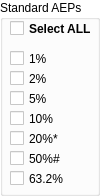
              <widget class="QGroupBox" name="groupBox_SAEP">
               <property name="palette">
                <palette>
                 <active>
                  <colorrole role="WindowText">
                   <brush brushstyle="SolidPattern">
                    <color alpha="255">
                     <red>0</red>
                     <green>0</green>
                     <blue>0</blue>
                    </color>
                   </brush>
                  </colorrole>
                  <colorrole role="Button">
                   <brush brushstyle="SolidPattern">
                    <color alpha="255">
                     <red>255</red>
                     <green>255</green>
                     <blue>255</blue>
                    </color>
                   </brush>
                  </colorrole>
                  <colorrole role="Light">
                   <brush brushstyle="SolidPattern">
                    <color alpha="255">
                     <red>255</red>
                     <green>255</green>
                     <blue>255</blue>
                    </color>
                   </brush>
                  </colorrole>
                  <colorrole role="Midlight">
                   <brush brushstyle="SolidPattern">
                    <color alpha="255">
                     <red>255</red>
                     <green>255</green>
                     <blue>255</blue>
                    </color>
                   </brush>
                  </colorrole>
                  <colorrole role="Dark">
                   <brush brushstyle="SolidPattern">
                    <color alpha="255">
                     <red>127</red>
                     <green>127</green>
                     <blue>127</blue>
                    </color>
                   </brush>
                  </colorrole>
                  <colorrole role="Mid">
                   <brush brushstyle="SolidPattern">
                    <color alpha="255">
                     <red>170</red>
                     <green>170</green>
                     <blue>170</blue>
                    </color>
                   </brush>
                  </colorrole>
                  <colorrole role="Text">
                   <brush brushstyle="SolidPattern">
                    <color alpha="255">
                     <red>0</red>
                     <green>0</green>
                     <blue>0</blue>
                    </color>
                   </brush>
                  </colorrole>
                  <colorrole role="BrightText">
                   <brush brushstyle="SolidPattern">
                    <color alpha="255">
                     <red>255</red>
                     <green>255</green>
                     <blue>255</blue>
                    </color>
                   </brush>
                  </colorrole>
                  <colorrole role="ButtonText">
                   <brush brushstyle="SolidPattern">
                    <color alpha="255">
                     <red>0</red>
                     <green>0</green>
                     <blue>0</blue>
                    </color>
                   </brush>
                  </colorrole>
                  <colorrole role="Base">
                   <brush brushstyle="SolidPattern">
                    <color alpha="255">
                     <red>255</red>
                     <green>255</green>
                     <blue>255</blue>
                    </color>
                   </brush>
                  </colorrole>
                  <colorrole role="Window">
                   <brush brushstyle="SolidPattern">
                    <color alpha="255">
                     <red>255</red>
                     <green>255</green>
                     <blue>255</blue>
                    </color>
                   </brush>
                  </colorrole>
                  <colorrole role="Shadow">
                   <brush brushstyle="SolidPattern">
                    <color alpha="255">
                     <red>0</red>
                     <green>0</green>
                     <blue>0</blue>
                    </color>
                   </brush>
                  </colorrole>
                  <colorrole role="AlternateBase">
                   <brush brushstyle="SolidPattern">
                    <color alpha="255">
                     <red>255</red>
                     <green>255</green>
                     <blue>255</blue>
                    </color>
                   </brush>
                  </colorrole>
                  <colorrole role="ToolTipBase">
                   <brush brushstyle="SolidPattern">
                    <color alpha="255">
                     <red>255</red>
                     <green>255</green>
                     <blue>220</blue>
                    </color>
                   </brush>
                  </colorrole>
                  <colorrole role="ToolTipText">
                   <brush brushstyle="SolidPattern">
                    <color alpha="255">
                     <red>0</red>
                     <green>0</green>
                     <blue>0</blue>
                    </color>
                   </brush>
                  </colorrole>
                 </active>
                 <inactive>
                  <colorrole role="WindowText">
                   <brush brushstyle="SolidPattern">
                    <color alpha="255">
                     <red>0</red>
                     <green>0</green>
                     <blue>0</blue>
                    </color>
                   </brush>
                  </colorrole>
                  <colorrole role="Button">
                   <brush brushstyle="SolidPattern">
                    <color alpha="255">
                     <red>255</red>
                     <green>255</green>
                     <blue>255</blue>
                    </color>
                   </brush>
                  </colorrole>
                  <colorrole role="Light">
                   <brush brushstyle="SolidPattern">
                    <color alpha="255">
                     <red>255</red>
                     <green>255</green>
                     <blue>255</blue>
                    </color>
                   </brush>
                  </colorrole>
                  <colorrole role="Midlight">
                   <brush brushstyle="SolidPattern">
                    <color alpha="255">
                     <red>255</red>
                     <green>255</green>
                     <blue>255</blue>
                    </color>
                   </brush>
                  </colorrole>
                  <colorrole role="Dark">
                   <brush brushstyle="SolidPattern">
                    <color alpha="255">
                     <red>127</red>
                     <green>127</green>
                     <blue>127</blue>
                    </color>
                   </brush>
                  </colorrole>
                  <colorrole role="Mid">
                   <brush brushstyle="SolidPattern">
                    <color alpha="255">
                     <red>170</red>
                     <green>170</green>
                     <blue>170</blue>
                    </color>
                   </brush>
                  </colorrole>
                  <colorrole role="Text">
                   <brush brushstyle="SolidPattern">
                    <color alpha="255">
                     <red>0</red>
                     <green>0</green>
                     <blue>0</blue>
                    </color>
                   </brush>
                  </colorrole>
                  <colorrole role="BrightText">
                   <brush brushstyle="SolidPattern">
                    <color alpha="255">
                     <red>255</red>
                     <green>255</green>
                     <blue>255</blue>
                    </color>
                   </brush>
                  </colorrole>
                  <colorrole role="ButtonText">
                   <brush brushstyle="SolidPattern">
                    <color alpha="255">
                     <red>0</red>
                     <green>0</green>
                     <blue>0</blue>
                    </color>
                   </brush>
                  </colorrole>
                  <colorrole role="Base">
                   <brush brushstyle="SolidPattern">
                    <color alpha="255">
                     <red>255</red>
                     <green>255</green>
                     <blue>255</blue>
                    </color>
                   </brush>
                  </colorrole>
                  <colorrole role="Window">
                   <brush brushstyle="SolidPattern">
                    <color alpha="255">
                     <red>255</red>
                     <green>255</green>
                     <blue>255</blue>
                    </color>
                   </brush>
                  </colorrole>
                  <colorrole role="Shadow">
                   <brush brushstyle="SolidPattern">
                    <color alpha="255">
                     <red>0</red>
                     <green>0</green>
                     <blue>0</blue>
                    </color>
                   </brush>
                  </colorrole>
                  <colorrole role="AlternateBase">
                   <brush brushstyle="SolidPattern">
                    <color alpha="255">
                     <red>255</red>
                     <green>255</green>
                     <blue>255</blue>
                    </color>
                   </brush>
                  </colorrole>
                  <colorrole role="ToolTipBase">
                   <brush brushstyle="SolidPattern">
                    <color alpha="255">
                     <red>255</red>
                     <green>255</green>
                     <blue>220</blue>
                    </color>
                   </brush>
                  </colorrole>
                  <colorrole role="ToolTipText">
                   <brush brushstyle="SolidPattern">
                    <color alpha="255">
                     <red>0</red>
                     <green>0</green>
                     <blue>0</blue>
                    </color>
                   </brush>
                  </colorrole>
                 </inactive>
                 <disabled>
                  <colorrole role="WindowText">
                   <brush brushstyle="SolidPattern">
                    <color alpha="255">
                     <red>127</red>
                     <green>127</green>
                     <blue>127</blue>
                    </color>
                   </brush>
                  </colorrole>
                  <colorrole role="Button">
                   <brush brushstyle="SolidPattern">
                    <color alpha="255">
                     <red>255</red>
                     <green>255</green>
                     <blue>255</blue>
                    </color>
                   </brush>
                  </colorrole>
                  <colorrole role="Light">
                   <brush brushstyle="SolidPattern">
                    <color alpha="255">
                     <red>255</red>
                     <green>255</green>
                     <blue>255</blue>
                    </color>
                   </brush>
                  </colorrole>
                  <colorrole role="Midlight">
                   <brush brushstyle="SolidPattern">
                    <color alpha="255">
                     <red>255</red>
                     <green>255</green>
                     <blue>255</blue>
                    </color>
                   </brush>
                  </colorrole>
                  <colorrole role="Dark">
                   <brush brushstyle="SolidPattern">
                    <color alpha="255">
                     <red>127</red>
                     <green>127</green>
                     <blue>127</blue>
                    </color>
                   </brush>
                  </colorrole>
                  <colorrole role="Mid">
                   <brush brushstyle="SolidPattern">
                    <color alpha="255">
                     <red>170</red>
                     <green>170</green>
                     <blue>170</blue>
                    </color>
                   </brush>
                  </colorrole>
                  <colorrole role="Text">
                   <brush brushstyle="SolidPattern">
                    <color alpha="255">
                     <red>127</red>
                     <green>127</green>
                     <blue>127</blue>
                    </color>
                   </brush>
                  </colorrole>
                  <colorrole role="BrightText">
                   <brush brushstyle="SolidPattern">
                    <color alpha="255">
                     <red>255</red>
                     <green>255</green>
                     <blue>255</blue>
                    </color>
                   </brush>
                  </colorrole>
                  <colorrole role="ButtonText">
                   <brush brushstyle="SolidPattern">
                    <color alpha="255">
                     <red>127</red>
                     <green>127</green>
                     <blue>127</blue>
                    </color>
                   </brush>
                  </colorrole>
                  <colorrole role="Base">
                   <brush brushstyle="SolidPattern">
                    <color alpha="255">
                     <red>255</red>
                     <green>255</green>
                     <blue>255</blue>
                    </color>
                   </brush>
                  </colorrole>
                  <colorrole role="Window">
                   <brush brushstyle="SolidPattern">
                    <color alpha="255">
                     <red>255</red>
                     <green>255</green>
                     <blue>255</blue>
                    </color>
                   </brush>
                  </colorrole>
                  <colorrole role="Shadow">
                   <brush brushstyle="SolidPattern">
                    <color alpha="255">
                     <red>0</red>
                     <green>0</green>
                     <blue>0</blue>
                    </color>
                   </brush>
                  </colorrole>
                  <colorrole role="AlternateBase">
                   <brush brushstyle="SolidPattern">
                    <color alpha="255">
                     <red>255</red>
                     <green>255</green>
                     <blue>255</blue>
                    </color>
                   </brush>
                  </colorrole>
                  <colorrole role="ToolTipBase">
                   <brush brushstyle="SolidPattern">
                    <color alpha="255">
                     <red>255</red>
                     <green>255</green>
                     <blue>220</blue>
                    </color>
                   </brush>
                  </colorrole>
                  <colorrole role="ToolTipText">
                   <brush brushstyle="SolidPattern">
                    <color alpha="255">
                     <red>0</red>
                     <green>0</green>
                     <blue>0</blue>
                    </color>
                   </brush>
                  </colorrole>
                 </disabled>
                </palette>
               </property>
               <property name="autoFillBackground">
                <bool>true</bool>
               </property>
               <property name="title">
                <string>Standard AEPs</string>
               </property>
               <widget class="QCheckBox" name="checkBox_1p">
                <property name="geometry">
                 <rect>
                  <x>10</x>
                  <y>50</y>
                  <width>70</width>
                  <height>17</height>
                 </rect>
                </property>
                <property name="text">
                 <string>1%</string>
                </property>
               </widget>
               <widget class="QCheckBox" name="checkBox_2p">
                <property name="geometry">
                 <rect>
                  <x>10</x>
                  <y>70</y>
                  <width>70</width>
                  <height>17</height>
                 </rect>
                </property>
                <property name="text">
                 <string>2%</string>
                </property>
               </widget>
               <widget class="QCheckBox" name="checkBox_5p">
                <property name="geometry">
                 <rect>
                  <x>10</x>
                  <y>90</y>
                  <width>70</width>
                  <height>17</height>
                 </rect>
                </property>
                <property name="text">
                 <string>5%</string>
                </property>
               </widget>
               <widget class="QCheckBox" name="checkBox_10p">
                <property name="geometry">
                 <rect>
                  <x>10</x>
                  <y>110</y>
                  <width>70</width>
                  <height>17</height>
                 </rect>
                </property>
                <property name="text">
                 <string>10%</string>
                </property>
               </widget>
               <widget class="QCheckBox" name="checkBox_20p">
                <property name="geometry">
                 <rect>
                  <x>10</x>
                  <y>130</y>
                  <width>70</width>
                  <height>17</height>
                 </rect>
                </property>
                <property name="text">
                 <string>20%*</string>
                </property>
               </widget>
               <widget class="QCheckBox" name="checkBox_50p">
                <property name="geometry">
                 <rect>
                  <x>10</x>
                  <y>150</y>
                  <width>70</width>
                  <height>17</height>
                 </rect>
                </property>
                <property name="text">
                 <string>50%#</string>
                </property>
               </widget>
               <widget class="QCheckBox" name="checkBox_63p">
                <property name="geometry">
                 <rect>
                  <x>10</x>
                  <y>170</y>
                  <width>70</width>
                  <height>17</height>
                 </rect>
                </property>
                <property name="text">
                 <string>63.2%</string>
                </property>
               </widget>
               <widget class="QCheckBox" name="checkBox_aepAll">
                <property name="geometry">
                 <rect>
                  <x>10</x>
                  <y>20</y>
                  <width>81</width>
                  <height>17</height>
                 </rect>
                </property>
                <property name="font">
                 <font>
                  <weight>75</weight>
                  <bold>true</bold>
                 </font>
                </property>
                <property name="text">
                 <string>Select ALL</string>
                </property>
               </widget>
              </widget>
